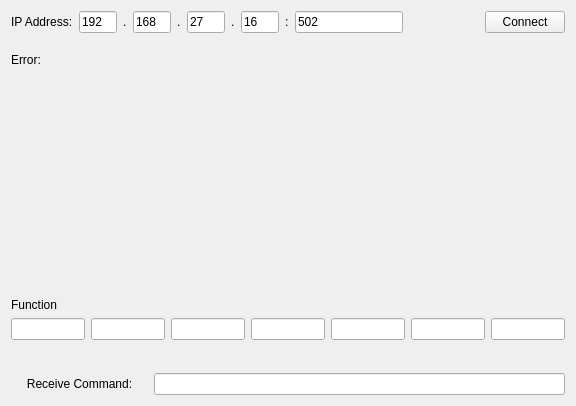
<?xml version="1.0" encoding="UTF-8"?>
<ui version="4.0">
 <class>Form</class>
 <widget class="QWidget" name="Form">
  <property name="geometry">
   <rect>
    <x>0</x>
    <y>0</y>
    <width>576</width>
    <height>406</height>
   </rect>
  </property>
  <property name="windowTitle">
   <string>Form</string>
  </property>
  <layout class="QVBoxLayout" name="verticalLayout_2">
   <item>
    <layout class="QVBoxLayout" name="verticalLayout" stretch="2,2,10,0,1,2">
     <item>
      <layout class="QHBoxLayout" name="horizontalLayout" stretch="0,1,0,1,0,1,0,1,0,0,2,0">
       <item>
        <widget class="QLabel" name="label_4">
         <property name="text">
          <string>IP Address:</string>
         </property>
        </widget>
       </item>
       <item>
        <widget class="QLineEdit" name="ip_1">
         <property name="text">
          <string>192</string>
         </property>
        </widget>
       </item>
       <item>
        <widget class="QLabel" name="label_2">
         <property name="text">
          <string>.</string>
         </property>
        </widget>
       </item>
       <item>
        <widget class="QLineEdit" name="ip_2">
         <property name="text">
          <string>168</string>
         </property>
        </widget>
       </item>
       <item>
        <widget class="QLabel" name="label">
         <property name="text">
          <string>.</string>
         </property>
        </widget>
       </item>
       <item>
        <widget class="QLineEdit" name="ip_3">
         <property name="text">
          <string>27</string>
         </property>
        </widget>
       </item>
       <item>
        <widget class="QLabel" name="label_3">
         <property name="text">
          <string>.</string>
         </property>
        </widget>
       </item>
       <item>
        <widget class="QLineEdit" name="ip_4">
         <property name="text">
          <string>16</string>
         </property>
        </widget>
       </item>
       <item>
        <widget class="QLabel" name="label_8">
         <property name="text">
          <string>:</string>
         </property>
        </widget>
       </item>
       <item>
        <widget class="QLineEdit" name="port">
         <property name="text">
          <string>502</string>
         </property>
        </widget>
       </item>
       <item>
        <spacer name="horizontalSpacer_2">
         <property name="orientation">
          <enum>Qt::Horizontal</enum>
         </property>
         <property name="sizeHint" stdset="0">
          <size>
           <width>40</width>
           <height>20</height>
          </size>
         </property>
        </spacer>
       </item>
       <item>
        <widget class="QPushButton" name="connectBtn">
         <property name="text">
          <string>Connect</string>
         </property>
        </widget>
       </item>
      </layout>
     </item>
     <item>
      <layout class="QHBoxLayout" name="horizontalLayout_5" stretch="1,3,0">
       <item>
        <widget class="QLabel" name="label_9">
         <property name="text">
          <string>Error:</string>
         </property>
        </widget>
       </item>
       <item>
        <widget class="QLabel" name="errorMsg">
         <property name="text">
          <string/>
         </property>
         <property name="alignment">
          <set>Qt::AlignCenter</set>
         </property>
        </widget>
       </item>
       <item>
        <spacer name="horizontalSpacer">
         <property name="orientation">
          <enum>Qt::Horizontal</enum>
         </property>
         <property name="sizeHint" stdset="0">
          <size>
           <width>40</width>
           <height>20</height>
          </size>
         </property>
        </spacer>
       </item>
      </layout>
     </item>
     <item>
      <spacer name="verticalSpacer">
       <property name="orientation">
        <enum>Qt::Vertical</enum>
       </property>
       <property name="sizeHint" stdset="0">
        <size>
         <width>20</width>
         <height>40</height>
        </size>
       </property>
      </spacer>
     </item>
     <item>
      <layout class="QHBoxLayout" name="horizontalLayout_6">
       <item>
        <layout class="QVBoxLayout" name="verticalLayout_6">
         <item>
          <widget class="QLabel" name="label_10">
           <property name="text">
            <string>Function</string>
           </property>
          </widget>
         </item>
         <item>
          <widget class="QLineEdit" name="function_text">
           <property name="text">
            <string/>
           </property>
          </widget>
         </item>
        </layout>
       </item>
       <item>
        <layout class="QVBoxLayout" name="verticalLayout_5">
         <item>
          <widget class="QLabel" name="param1_label">
           <property name="text">
            <string/>
           </property>
          </widget>
         </item>
         <item>
          <widget class="QLineEdit" name="param1_text"/>
         </item>
        </layout>
       </item>
       <item>
        <layout class="QVBoxLayout" name="verticalLayout_12">
         <item>
          <widget class="QLabel" name="param2_label">
           <property name="text">
            <string/>
           </property>
          </widget>
         </item>
         <item>
          <widget class="QLineEdit" name="param2_text">
           <property name="text">
            <string/>
           </property>
          </widget>
         </item>
        </layout>
       </item>
       <item>
        <layout class="QVBoxLayout" name="verticalLayout_11">
         <item>
          <widget class="QLabel" name="param3_label">
           <property name="text">
            <string/>
           </property>
          </widget>
         </item>
         <item>
          <widget class="QLineEdit" name="param3_text">
           <property name="text">
            <string/>
           </property>
          </widget>
         </item>
        </layout>
       </item>
       <item>
        <layout class="QVBoxLayout" name="verticalLayout_10">
         <item>
          <widget class="QLabel" name="param4_label">
           <property name="text">
            <string/>
           </property>
          </widget>
         </item>
         <item>
          <widget class="QLineEdit" name="param4_text"/>
         </item>
        </layout>
       </item>
       <item>
        <layout class="QVBoxLayout" name="verticalLayout_8">
         <item>
          <widget class="QLabel" name="param5_label">
           <property name="text">
            <string/>
           </property>
          </widget>
         </item>
         <item>
          <widget class="QLineEdit" name="param5_text"/>
         </item>
        </layout>
       </item>
       <item>
        <layout class="QVBoxLayout" name="verticalLayout_9">
         <item>
          <widget class="QLabel" name="param6_label">
           <property name="text">
            <string/>
           </property>
          </widget>
         </item>
         <item>
          <widget class="QLineEdit" name="param6_text"/>
         </item>
        </layout>
       </item>
      </layout>
     </item>
     <item>
      <widget class="QLabel" name="command">
       <property name="text">
        <string/>
       </property>
      </widget>
     </item>
     <item>
      <layout class="QHBoxLayout" name="horizontalLayout_2" stretch="2,6">
       <item>
        <widget class="QLabel" name="label_6">
         <property name="text">
          <string>Receive Command:</string>
         </property>
         <property name="alignment">
          <set>Qt::AlignCenter</set>
         </property>
        </widget>
       </item>
       <item>
        <widget class="QLineEdit" name="receivedMsg"/>
       </item>
      </layout>
     </item>
    </layout>
   </item>
  </layout>
 </widget>
 <resources/>
 <connections/>
</ui>
